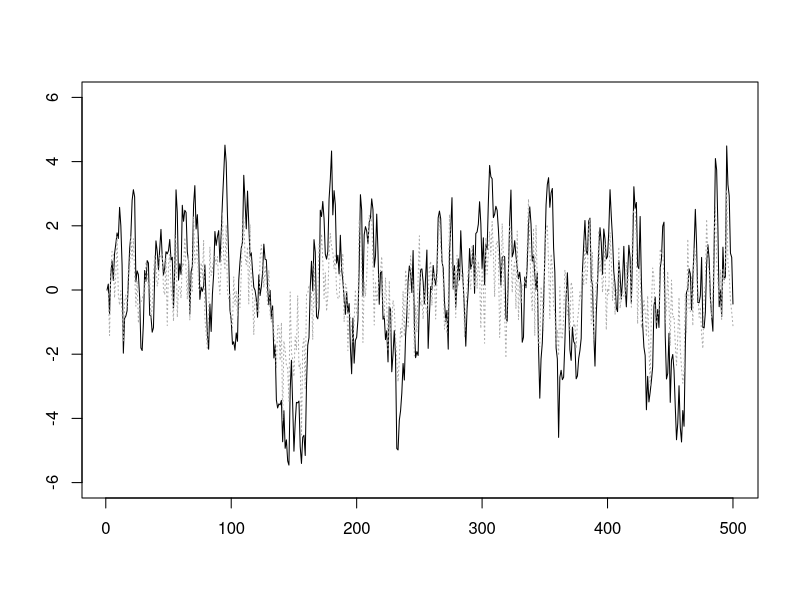
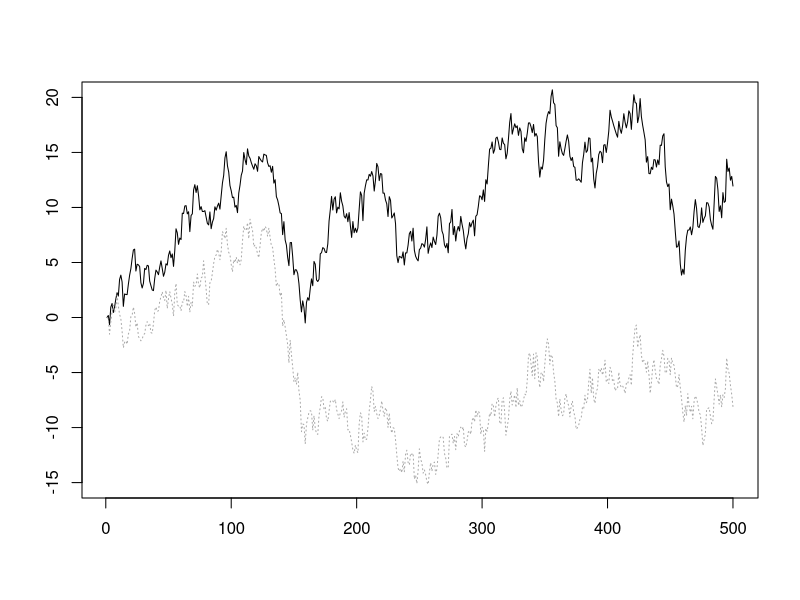

Recreate these plots in R, in order.
if(!dir.exists('~/Analise Series Temporais/Chap8_Modelo Vetorial Autorregressivo')) {
  
  dir.create('~/Analise Series Temporais/Chap8_Modelo Vetorial Autorregressivo')
}

setwd('~/Analise Series Temporais/Chap8_Modelo Vetorial Autorregressivo')

n <- 500
r <- 0.7
set.seed(1)
Z1 <- rnorm(n)
Z2 <- rnorm(n)

E1 <- Z1
E2 <- r*Z1 + sqrt(1-r^2)*Z2

A <- matrix(c(.7,.2,.4,.3),2,2)

y_1 = y_2 <- rep(0,n)
for(t in 2:n){
  y_1[t] <- A[1,1]*y_1[t-1] + A[1,2]*y_2[t-1] + E1[t]
  y_2[t] <- A[2,1]*y_1[t-1] + A[2,2]*y_2[t-1] + E2[t]
}

# Figura 8.1
plot(y_1, type = "l", lty = 1, ylim = c(-6,6), ann = FALSE)
lines(y_2,lty = 3, col = "darkgrey")

# A outra  matriz "A" abaixo gera o processo do sistema (8.14).
 A = matrix(c(1,0,0,1),2,2)
 y_1 = y_2 <- rep(0,n)
 for(t in 2:n){
  y_1[t] <- A[1,1]*y_1[t-1] + A[1,2]*y_2[t-1] + E1[t]
   y_2[t] <- A[2,1]*y_1[t-1] + A[2,2]*y_2[t-1] + E2[t]
 }
 
# # Figura 8.2
 plot(y_1, type = "l", lty = 1, ylim = c(-15,20), ann = FALSE)
 lines(y_2,lty = 3, col = "darkgrey")
 